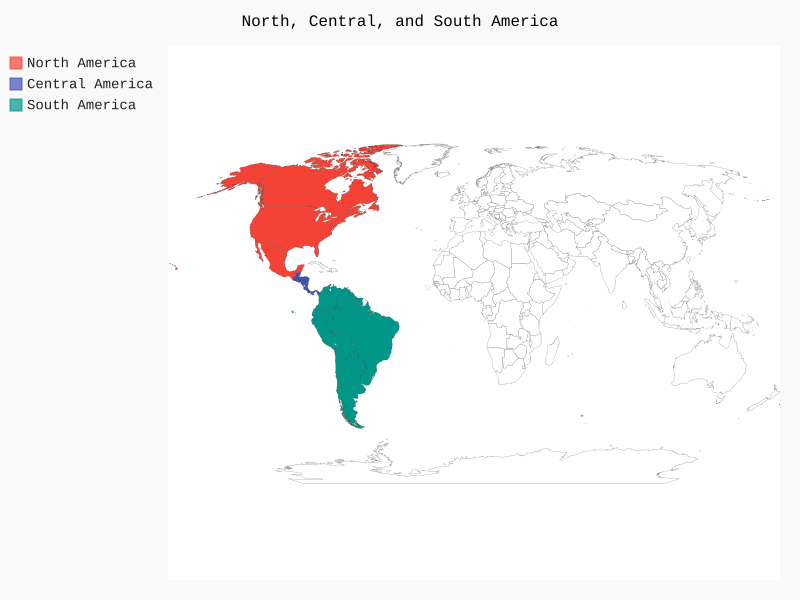

Python code for this plot:
import pygal


# Create a World Map instance
wm = pygal.maps.world.World()
wm.title = 'North, Central, and South America'

# Add countries for North, Central, and South America
wm.add('North America', ['ca', 'mx', 'us'])  # Canada, Mexico, United States
wm.add('Central America', ['bz', 'cr', 'gt', 'hn', 'ni', 'pa', 'sv'])  # Belize, Costa Rica, Guatemala, Honduras, Nicaragua, Panama, El Salvador
wm.add('South America', [
    'ar', 'bo', 'br', 'cl', 'co', 'ec', 'gy', 'py', 'pe', 'sr', 'uy', 've'
])  # Argentina, Bolivia, Brazil, Chile, Colombia, Ecuador, Guyana, Paraguay, Peru, Suriname, Uruguay, Venezuela

# Render the map to an SVG file
wm.render_to_file('americas.svg')
